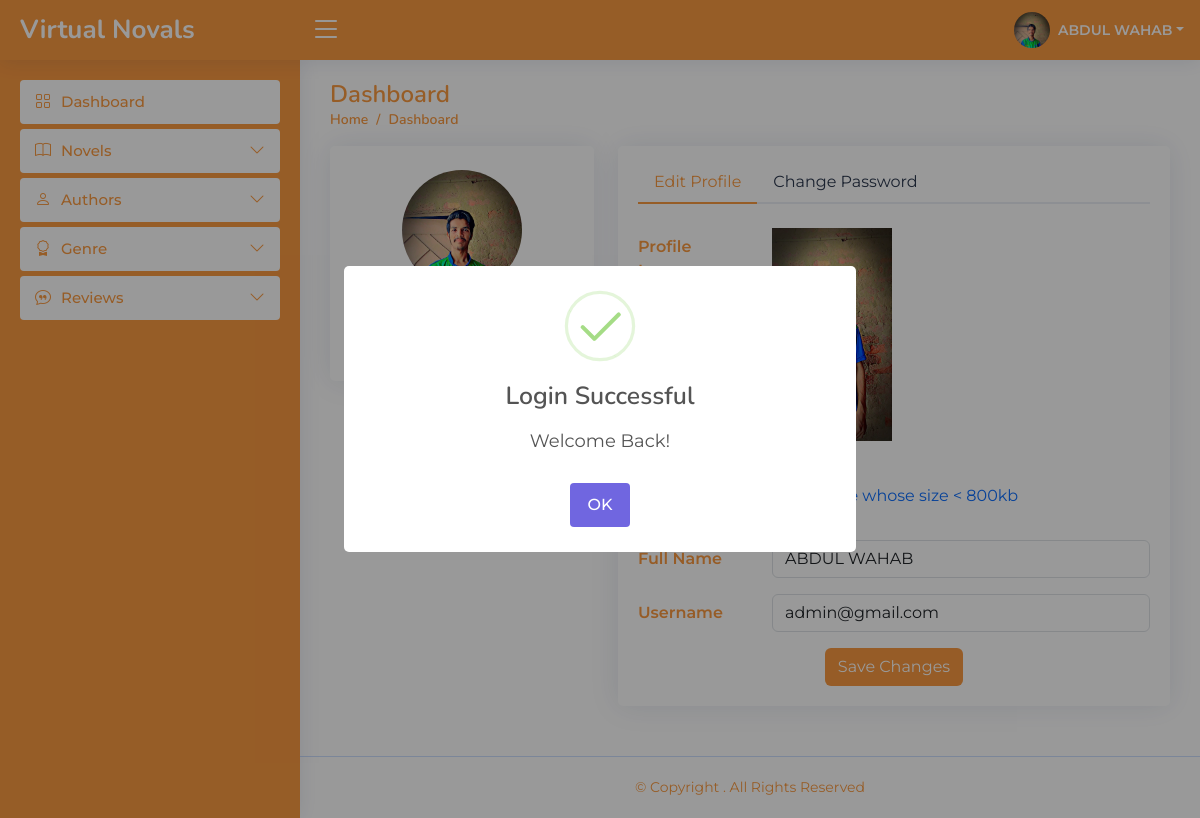
The page /admin/updateadmin.php (signed in) on the database its author committed.
### tables this page shows
CREATE TABLE `users` (
  `user_id` int(11) NOT NULL,
  `username` varchar(255) NOT NULL,
  `fullname` varchar(50) NOT NULL,
  `password_hash` varchar(255) NOT NULL,
  `role` enum('user','admin') DEFAULT 'user',
  `user_img` text NOT NULL DEFAULT 'none'
);

### admin/updateadmin.php (the view, shortened to what this page needs)
<?php
require_once('../modules/conn.php');
if (isset($_SESSION['username'])) {
  $id = $_SESSION['id'];
  $sel = "SELECT * FROM `users` WHERE user_id='$id'";
  $res = mysqli_query($conn, $sel);
  $row = mysqli_fetch_array($res);
  ?>
  <!DOCTYPE html>
  <html lang="en">
  <head>
    <?php require 'components/head.php' ?>
  </head>
  <body>
    <?php
    include('components/header.php');
    ?>
    <?php
    include('components/sidebar.php');
    ?>
    <main id="main" class="main">
      <div class="pagetitle">
        <h1>Dashboard</h1>
        <nav>
          <ol class="breadcrumb">
            <li class="breadcrumb-item"><a href="index.php">Home</a></li>
            <li class="breadcrumb-item active">Dashboard</li>
          </ol>
        </nav>
      </div>
      <section class="section profile">
        <div class="row">
          <div class="col-xl-4">
            <div class="card">
              <div class="card-body profile-card pt-4 d-flex flex-column align-items-center">
                <img src="./<?php echo $row['user_img'] ?>" alt="Profile" class="rounded-circle" style="aspect-ratio: 1/1; object-fit: cover; object-position: top;">
                <h2><?php echo $row['username'] ?></h2>
                <div class="social-links mt-2">
                  <a href="#" class="twitter"><i class="bi bi-twitter"></i></a>
                  <a href="#" class="facebook"><i class="bi bi-facebook"></i></a>
                  <a href="#" class="instagram"><i class="bi bi-instagram"></i></a>
                  <a href="#" class="linkedin"><i class="bi bi-linkedin"></i></a>
                </div>
              </div>
            </div>
          </div>
          <div class="col-xl-8">
            <div class="card">
              <div class="card-body pt-3">
                <ul class="nav nav-tabs nav-tabs-bordered">
                  <li class="nav-item">
                    <button class="nav-link active" data-bs-toggle="tab" data-bs-target="#profile-edit">Edit
                      Profile</button>
                  </li>
                  <li class="nav-item">
                    <button class="nav-link" data-bs-toggle="tab" data-bs-target="#profile-change-password">Change
                      Password</button>
                  </li>
                </ul>
                <div class="tab-content pt-2">
                  <div class="tab-pane fade show active profile-edit pt-3" id="profile-edit">
                    <form action="../modules/authentication.php" method="POST" enctype="multipart/form-data" onsubmit="validate(this,event)">
                    <div class="row mb-3">
                      <label for="profileImage" class="col-md-4 col-lg-3 col-form-label">Profile Image</label>
                      <div class="col-md-8 col-lg-9">
                        <div class="img-box" id="previewBox">
                        </div>
                        <div class="pt-2">
                          <label for="profileImage" class="btn btn-primary text-white btn-sm" title="Upload new profile image"><i class="bi bi-upload"></i></label>
                          <p class="fs-6 text-danger pt-1" id="errorMsg"><span class="text-primary">Use Image whose size < 800kb</span></p>
                        </div>
                      </div>
                    </div>
                      <div class="row mb-3">
                        <label for="fullName" class="col-md-4 col-lg-3 col-form-label">Full Name</label>
                        <div class="col-md-8 col-lg-9">
                          <input name="fullname" type="text" class="form-control" id="fullName"
                            value="<?php echo $row['fullname'] ?>">
                        </div>
                      </div>
                      <div class="row mb-3">
                        <label for="fullName" class="col-md-4 col-lg-3 col-form-label">Username</label>
                        <div class="col-md-8 col-lg-9">
                          <input name="username" type="text" class="form-control" id="username"
                            value="<?php echo $row['username'] ?>">
                        </div>
                      </div>
                      <div class="text-center">
                        <button type="submit" name="changeInfo" class="btn samad-btn-color">Save Changes</button>
                      </div>
                    </form>
                  </div>
                </div>
              </div>
            </div>
          </div>
        </div>
      </section>
    </main>
    <?php
    include('components/footer.php');
    ?>
  </body>
  </html>
  <?php
}else{
  header("location:../login.php");
  exit();
}
?>

### admin/components/header.php (shortened to what this page needs)
<?php
    $id = $_SESSION['id'];
    require('../modules/conn.php');
  $headerQuiry = "SELECT * FROM `users` where user_id = '$id'";
  $headerResult = $conn->query($headerQuiry);
  $headerData=  mysqli_fetch_array($headerResult)
?>
 <header id="header" class="header fixed-top d-flex align-items-center">
<div class="d-flex align-items-center justify-content-between">
  <a href="index.php?session=admin" class="logo d-flex align-items-center">
    <span class="d-none d-lg-block">Virtual Novals</span>
  </a>
  <i class="bi bi-list toggle-sidebar-btn"></i>
</div>
<nav class="header-nav ms-auto">
  <ul class="d-flex align-items-center">
    <li class="nav-item dropdown pe-3">
      <a class="nav-link nav-profile d-flex align-items-center pe-0" href="#" data-bs-toggle="dropdown">
        <img src="./<?php echo $headerData['user_img'] ?>" alt="Profile" class="rounded-circle" style="aspect-ratio: 1/1; object-fit: cover; object-position: top;">
        <span class="d-none d-md-block dropdown-toggle text-capitalize ps-2"><?php echo $headerData['fullname'] ?></span>
      </a>
    </li>
  </ul>
</nav>
</header>

### admin/assets/css/style.css (style rules this page uses)
:root { scroll-behavior: smooth; }
body { font-family: "Montserrat", sans-serif; }
a { color: #FA9A41; text-decoration: none; }
h1, h2, h3, h4, h5, h6 { font-family: "Nunito", sans-serif; }
#main { margin-top: 60px; padding: 20px 30px; transition: all 0.3s; }
.pagetitle { margin-bottom: 10px; }
.pagetitle h1 { font-size: 24px; margin-bottom: 0; font-weight: 600; color: #FA9A41; }
.samad-btn-color { color: white; background-color: #FA9A41; }
.card { margin-bottom: 30px; border: none; border-radius: 5px; box-shadow: 0px 0 30px rgba(1, 41, 112, 0.1); }
.card-body { padding: 0 20px 20px 20px; width: 100%; }
.breadcrumb { font-size: 14px; font-family: "Nunito", sans-serif; color: #FA9A41; font-weight: 600; }
.breadcrumb a { color: #FA9A41; transition: 0.3s; }
.breadcrumb .breadcrumb-item::before { color: #FA9A41; }
.breadcrumb .active { color: #FA9A41; font-weight: 600; }
.nav-tabs-bordered { border-bottom: 2px solid #ebeef4; }
.nav-tabs-bordered .nav-link { margin-bottom: -2px; border: none; color: #2c384e; }
.nav-tabs-bordered .nav-link.active { background-color: #fff; color: #FA9A41; border-bottom: 2px solid #FA9A41; }
.logo { line-height: 1; }
@media (min-width: 1200px) { .logo { width: 280px; } }
.logo span { font-size: 26px; font-weight: 700; color:white; font-family: "Nunito", sans-serif; }
.header { transition: all 0.5s; z-index: 997; height: 60px; box-shadow: 0px 2px 20px rgba(1, 41, 112, 0.1); background-color: #FA9A41; padding-left: 20px; }
.header .toggle-sidebar-btn { font-size: 32px; padding-left: 10px; cursor: pointer; color: white; }
.header-nav ul { list-style: none; }
.header-nav>ul { margin: 0; padding: 0; }
.header-nav .nav-profile { color: white; }
.header-nav .nav-profile img { max-height: 36px; }
.header-nav .nav-profile span { font-size: 14px; font-weight: 600; }
@media (min-width: 1200px) { #main, #footer { margin-left: 300px; } }
.profile .profile-card img { max-width: 120px; }
.profile .profile-card h2 { font-size: 24px; font-weight: 700; color: #FA9A41; margin: 10px 0 0 0; }
.profile .profile-card .social-links a { font-size: 20px; display: inline-block; color: rgba(1, 41, 112, 0.5); line-height: 0; margin-right: 10px; transition: 0.3s; }
.profile .profile-edit label { font-weight: 600; color: #FA9A41; }

### rows shown on the page
users: user_img (picture), fullname "ABDUL WAHAB", username "admin@gmail.com"
